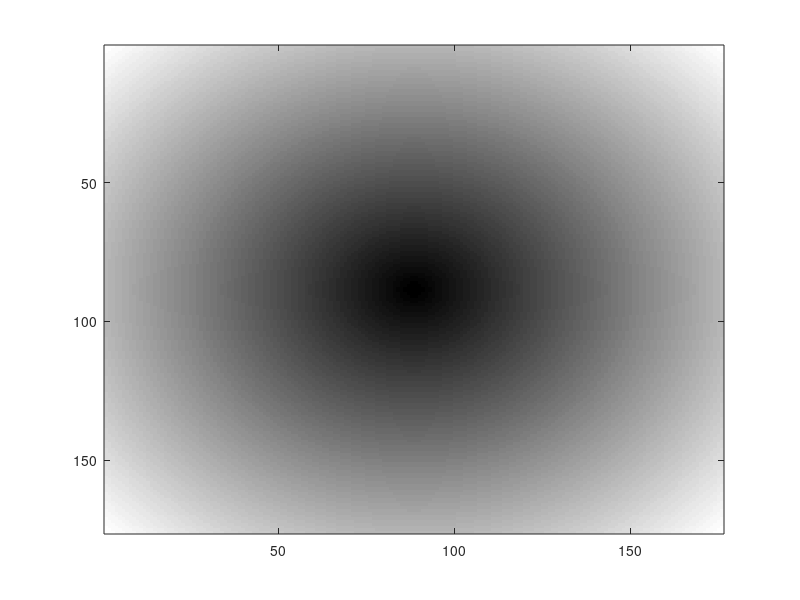
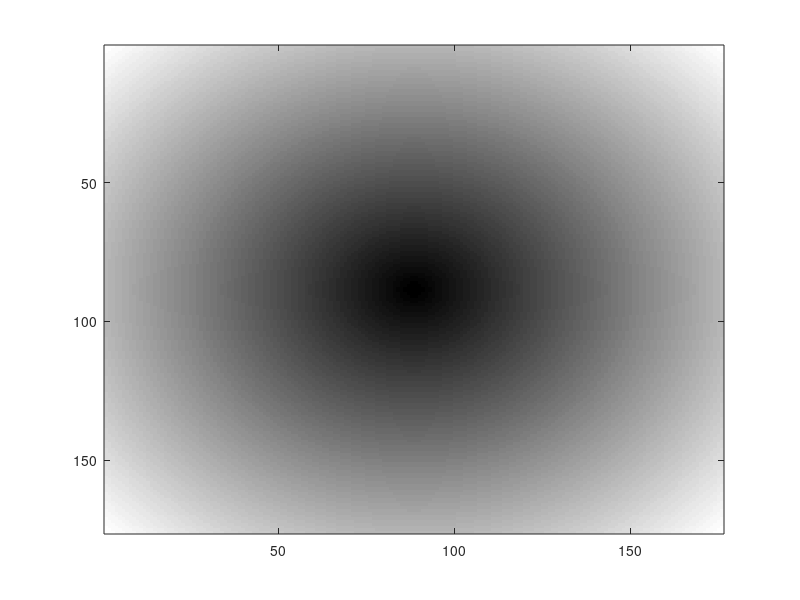
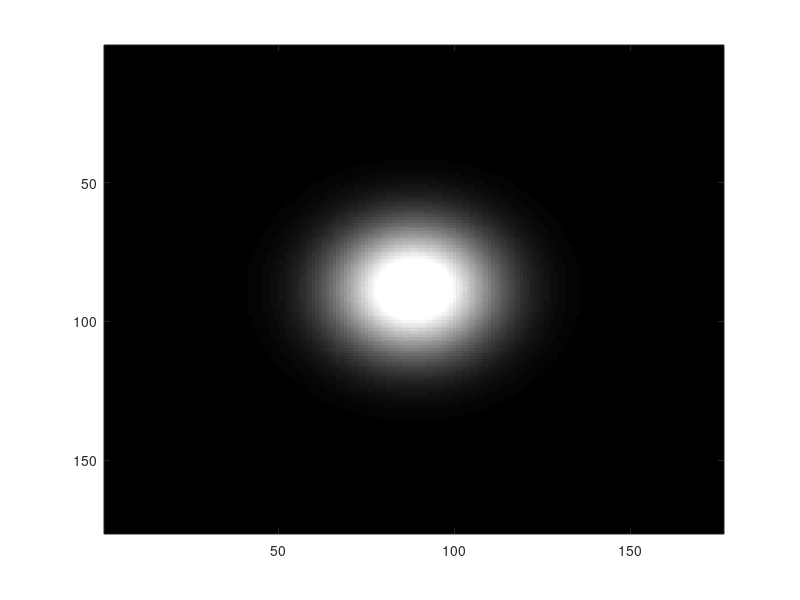
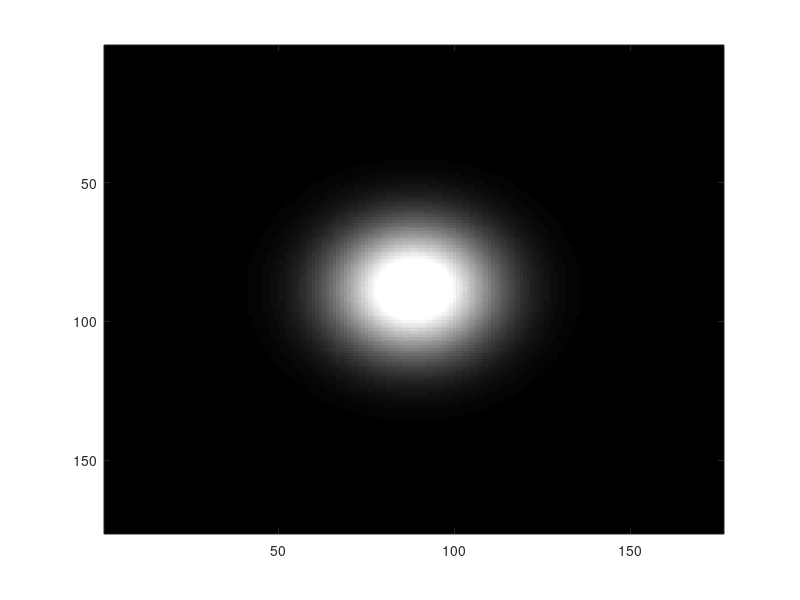

These charts were generated, in order, by the following MATLAB code: (Note: this script raises an error after producing the figures.)

%%%%%%%%%%%%%%%%%%%%%%%%%%%%%%%%%%%%%%%%%%%%%%%%%%%%%%%%%%%%%%%%%%%%%%%%%%%
%
% Function for generating model "cell density" maps with gaussian "infiltration fronts" and corresponding
% diffusion maps
%
% Dr Antoine Vallatos / Dr Gerry Thompson
% University of Edinburgh
%
% Version 1.6
% Tuesday 14th Oct 2023

% MATLAB Toolboxes required: 
%Image Prossessing

%External code required:
%NIFTI analysis: Jimmy Shen (2023). Tools for NIfTI and ANALYZE image (https://www.mathworks.com/matlabcentral/fileexchange/8797-tools-for-nifti-and-analyze-image), MATLAB Central File Exchange. 
%Multi Frame Images: Felipe G. Nievinski (2023). subtightplot (https://www.mathworks.com/matlabcentral/fileexchange/39664-subtightplot), MATLAB Central File Exchange. 

%%%%%%%%%%%%%%%%%%%%%%%%%%%%%%%%%%%%%%%%%%%%%%%%%%%%%%%%%%%%%%%%%%%%%%%%%%%


clear all;
set(0,'defaultfigurecolor',[1 1 1])

%%  Define input output folders
% Run and select the mouse folder (no need to go in the folder)
uiwait(helpdlg('Select input folder',...
    ' data analysis'));
inputfolder = uigetdir
outputfolder = strcat(inputfolder, sprintf('\\Front_Analysis\')) %USER ACTION Define folder
mkdir(outputfolder)

%% Generate 2D Gaussian distribution
% At the resolution of MRI
close all;
size=176; %preclinical MRI image resolution
g=zeros(size,size); %2D filter matrix
l=zeros(size,size);
sigma=16; %standard deviation of the gaussian distribution (~invasiveness)- values 8 16 or 32
normdens=0.1 %percentage of normal cells
Vplateaumax=0.9
Vplateaumin=0.01

%Gaussian & lin filter
for i=-(size-1)/2:(size-1)/2
    for j=-(size-1)/2:(size-1)/2
        x0=(size+1)/2; %center
        y0=(size+1)/2; %center
        x=i+x0; %row
        y=j+y0; %col
        g(y,x)=exp(-((x-x0)^2+(y-y0)^2)/2/sigma/sigma);
        l(y,x)= sqrt((x-x0)^2+(y-y0)^2);
    end
end

%Plot position map
figure('Name','Position','NumberTitle','off');
set(gcf, 'Position', [110 500 400 400],'color','w')
imagesc(l);
colormap(gray);
saveas(gcf,strcat(outputfolder, sprintf('\\lin')), 'tif');
saveas(gcf,strcat(outputfolder, sprintf('\\lin')), 'pdf');
figure; plot(l(:,size/2));
set(gcf, 'Position', [110 10 400 400],'color','w')

g=g+normdens
gpl=g;
gpl(gpl>=Vplateaumax)=Vplateaumax;
gpl(gpl<=Vplateaumin)=Vplateaumin;

%Gaussian density distribution
figure('Name','Density','NumberTitle','off');
set(gcf, 'Position', [610 500 400 400],'color','w')
imagesc(gpl);
colormap(gray);
saveas(gcf,strcat(outputfolder, sprintf('\\dens')), 'tif');
saveas(gcf,strcat(outputfolder, sprintf('\\dens')), 'pdf');

% Density with plateau at 10% higher values 
figure('Name','Density plateau','NumberTitle','off');
set(gcf, 'Position', [1010 500 400 400],'color','w')
imagesc(gpl);
colormap(gray);
saveas(gcf,strcat(outputfolder, sprintf('\\denspl')), 'tif');
saveas(gcf,strcat(outputfolder, sprintf('\\denspl')), 'pdf');

% Profile vector
figure; plot(g(:,size/2));
set(gcf, 'Position', [1410 500 400 400],'color','w')
hold
plot(gpl(:,size/2));
xlim([0 size])
ylim([0 1.2])


%%Generate diffusion maps

% Normalize gaussian filter 
sum1=sum(g);
sum2=sum(sum1);
g=g/sum2;
sum1=sum(gpl);
sum2=sum(sum1);
gpl=gpl/sum2;


%Calculate Diffusion values
diff=1./sqrt(g);
diffpl=1./sqrt(gpl);
diffrg=diff;
diffrgpl=diffpl;
diffrg=diffrg*(0.85e-3/max(max(diffrg)));
diffrgpl=diffrgpl*(0.85e-3/max(max(diffrgpl))); % ADC plateau 0.9x10-9 mm2/s

% plot gaussian density diffusion distribution
figure('Name','Diffusion reg','NumberTitle','off');
set(gcf, 'Position', [610 10 400 400],'color','w')
imagesc(diffrg);
colormap(gray);colorbar
saveas(gcf,strcat(outputfolder, sprintf('\\diffrg')), 'tif');
saveas(gcf,strcat(outputfolder, sprintf('\\diffrg')), 'pdf');

% plot diffusion distribution for density with plateau for 10% higher density (~ "tumour core")
figure('Name','Diffusion plat reg','NumberTitle','off');
set(gcf, 'Position', [1010 10 400 400],'color','w')
imagesc(diffrgpl);
colormap(gray);colorbar;
saveas(gcf,strcat(outputfolder, sprintf('\\diffrgplat')), 'tif');
saveas(gcf,strcat(outputfolder, sprintf('\\diffrgplat')), 'pdf');

% plot profiles
figure; plot(diffrg(:,size/2));
set(gcf, 'Position', [1410 10 400 400],'color','w')
hold
plot(diffrgpl(:,size/2));

%% Density ROIS
Thresh_coeff=(max(g(:))-min(g(:)))/5
thresholds=[5 4 3 2 1]*Thresh_coeff 

figure('Name','Thresholds','NumberTitle','off');
set(gcf, 'Position', [0 0 1000 200],'color','w')
for i=1:5
    
    gth{i}=g;
    gth{i}(gth{i}<=thresholds(i))=0;
    gth{i}(gth{i}>thresholds(i))=1;
    subtightplot(1,5,i,0.01);
    imagesc(gth{i});axis off
    colormap(gray);
    nb(i)=sum(sum(gth{i}))
end
saveas(gcf,strcat(outputfolder, sprintf('\\gaussthresh')), 'tif');
saveas(gcf,strcat(outputfolder, sprintf('\\gaussthresh')), 'pdf');

% Pixel count per ROI
figure('Name','Rois','NumberTitle','off');
set(gcf, 'Position', [110 100 1000 200],'color','w')
for i=5:-1:1
    if i==1
        groi{i}=gth{i};
        subtightplot(1,5,i,0.01);
        imagesc(groi{i});colormap(gray);axis off
        
    else
        
        groi{i}=gth{i}-gth{i-1}
        subtightplot(1,5,i,0.01);
        imagesc(groi{i});colormap(gray);axis off
        
    end
    
    countg(i)=sum(sum(groi{i}(groi{i}~=0)));
end
saveas(gcf,strcat(outputfolder, sprintf('\\gaussroi')), 'tif');
saveas(gcf,strcat(outputfolder, sprintf('\\gaussroi')), 'pdf');

figure('Name','Counts','NumberTitle','off');plot(countg);
saveas(gcf,strcat(outputfolder, sprintf('\\countroielems')), 'tif');
saveas(gcf,strcat(outputfolder, sprintf('\\countroielems')), 'pdf');

%% Density per ROI
close all;

%Plot values for density map based masks
figure('Name','DensMasks','NumberTitle','off');
set(gcf, 'Position', [110 500 1000 200],'color','w')
for i=1:5
    gmask{i}=groi{i}.*g
    subtightplot(1,5,i,0.01);
    imagesc(gmask{i});colormap(gray);axis off
    meang(i)=mean2(mean2(gmask{i}(gmask{i}~=0)));
end
saveas(gcf,strcat(outputfolder, sprintf('\\gaussmask')), 'tif');
saveas(gcf,strcat(outputfolder, sprintf('\\gaussmask')), 'pdf');

%Plot density / mask
figure('Name','DensMean','NumberTitle','off');plot(meang);
set(gcf, 'Position', [1210 500 300 300],'color','w')
saveas(gcf,strcat(outputfolder, sprintf('\\meandiffrois')), 'tif');
saveas(gcf,strcat(outputfolder, sprintf('\\meandiffrois')), 'pdf');

%Plot values for density map (with plateau) based masks
figure('Name','DensMasksplateau','NumberTitle','off');
set(gcf, 'Position', [110 100 1000 200],'color','w')
for i=1:5
    gmaskpl{i}=groi{i}.*gpl
    subtightplot(1,5,i,0.01);
    imagesc(gmaskpl{i});colormap(gray);axis off
    meangpl(i)=mean2(mean2(gmaskpl{i}(gmaskpl{i}~=0)));
end
saveas(gcf,strcat(outputfolder, sprintf('\\gaussmaskplat')), 'tif');
saveas(gcf,strcat(outputfolder, sprintf('\\gaussmaskplat')), 'pdf');

%Plot density / mask (w plateau)
figure('Name','DensMean','NumberTitle','off');plot(meangpl);
set(gcf, 'Position', [1210 100 300 300],'color','w')
saveas(gcf,strcat(outputfolder, sprintf('\\meandiffplatrois')), 'tif');
saveas(gcf,strcat(outputfolder, sprintf('\\meandiffplatrois')), 'pdf');

%% Diffusion per ROI
close all;

%Plot diffusion values for density map based masks
figure('Name','diffMasks','NumberTitle','off');
set(gcf, 'Position', [110 500 1000 200],'color','w')
for i=1:5
    diffmask{i}=groi{i}.*diffrg
    subtightplot(1,5,i,0.01);
    imagesc(diffmask{i});colormap(gray);axis off
    meandiff(i)=mean2(mean2(diffmask{i}(diffmask{i}~=0)));
end
saveas(gcf,strcat(outputfolder, sprintf('\\diffmask')), 'tif');
saveas(gcf,strcat(outputfolder, sprintf('\\diffmask')), 'pdf');

%Plot diffusion / mask
figure('Name','DiffMean','NumberTitle','off');plot(meandiff);
set(gcf, 'Position', [1210 500 300 300],'color','w')
saveas(gcf,strcat(outputfolder, sprintf('\\meandiffrois')), 'tif');
saveas(gcf,strcat(outputfolder, sprintf('\\meandiffrois')), 'pdf');


%Plot diffusion values for density map (with plateau) based masks
figure('Name','diffMasksplateau','NumberTitle','off');
set(gcf, 'Position', [110 100 1000 200],'color','w')
for i=1:5
    diffmaskpl{i}=groi{i}.*diffrgpl
    subtightplot(1,5,i,0.01);
    imagesc(diffmaskpl{i});colormap(gray);axis off
    meandiffpl(i)=mean2(mean2(diffmaskpl{i}(diffmaskpl{i}~=0)));
end
saveas(gcf,strcat(outputfolder, sprintf('\\diffmask')), 'tif');
saveas(gcf,strcat(outputfolder, sprintf('\\diffmask')), 'pdf');

%Plot diffusion / mask(w plateau)
figure('Name','DiffMeanpl','NumberTitle','off');plot(meandiffpl);
set(gcf, 'Position', [1210 100 300 300],'color','w')
saveas(gcf,strcat(outputfolder, sprintf('\\meandiffplrois')), 'tif');
saveas(gcf,strcat(outputfolder, sprintf('\\meandiffplrois')), 'pdf');



%% Diffusion vs Density plots
%Plot diffusion / density
figure('Name','DiffvsDens','NumberTitle','off');plot(meang,meandiff);
set(gcf, 'Position', [1510 500 300 300],'color','w')
saveas(gcf,strcat(outputfolder, sprintf('\\meandiffrois')), 'tif');
saveas(gcf,strcat(outputfolder, sprintf('\\meandiffrois')), 'pdf');
%Plot diffusion / density (w plateau)
figure('Name','DiffvsDensplat','NumberTitle','off');plot(meangpl,meandiffpl);
set(gcf, 'Position', [1510 100 300 300],'color','w')
saveas(gcf,strcat(outputfolder, sprintf('\\meandiffroispl')), 'tif');
saveas(gcf,strcat(outputfolder, sprintf('\\meandiffroispl')), 'pdf');

%% Export for Vectorial analysis code - 
%% !!!!!!!!!!!!!!!!Go to a reference mouse folder!!!!!!!!!!!!!!!!!!!!!!!!!!!!!!!!!
%e.g. M05
% ROIs attributed to ADC, T2W and HLA regions with ROIADC<ROIT2W<ROIHLA
ADCroidata=groi{1}(:,:)+groi{2}(:,:);
T2Wroidata=groi{1}(:,:)+groi{2}(:,:)+groi{3}(:,:);
HLAroidata=groi{1}(:,:)+groi{2}(:,:)+groi{3}(:,:)+groi{4}(:,:);

% Replace ADC, T2W and HLA data in importered mouse dcm data (e.g. M10)
ADCROI=load_nii('ROIAVADC.nii')
ADCROI.img=ADCroidata
T2WROI=load_nii('ROIAVT2W.nii')
T2WROI.img=T2Wroidata
HLAROI=load_nii('ROIAVHLA.nii')
HLAROI.img=HLAroidata
M08=load_untouch_nii('M05wk12.nii.gz')%Load reference animal

%% Create a pseudo-mouse dataset
%% !!!!!!!!!!!!Go to the folder of the newly created "mouse"!!!!!!!!!!!!!!!!!!!!!!!!

% Save ROIs and replace diffusion data by diffusion plateau data
save_nii(ADCROI,'ROIAVADC.nii');
save_nii(T2WROI,'ROIAVT2W.nii');
save_nii(HLAROI,'ROIAVHLA.nii');

save("ADCroidata.mat","ADCroidata");
save("T2Wroidata.mat","T2Wroidata");
save("HLAroidata.mat","HLAroidata");

volume_image=zeros(176,176,4);
for i=1:2
    volume_image(:,:,i)=diffrgpl;
end
for i=3:4
    volume_image(:,:,i)=gpl;
end


save('matlabM11wk12.mat', 'volume_image');
% Save pseudo-mouse based on reference mouse dataset
M11=M01;
M11.img=volume_image;
save_untouch_nii(M11,'M11wk12.nii.gz'); %Save image as a model preclinical dataset (e.g. M11 week 12)

% Save Workspace
save(strcat(outputfolder, sprintf('\\Workspace.mat'))); % Type in name of file.

%% Front Profile plot

%Density profile

figure('Name','Density profile','NumberTitle','off');
plot(l,gpl,'k');axis([0 130 0 1.1*max(gpl(:))])
saveas(gcf,strcat(outputfolder, sprintf('\\densslope')), 'tif');
saveas(gcf,strcat(outputfolder, sprintf('\\densslope')), 'pdf');

%Diffusion profile
figure('Name','Diffusion profile','NumberTitle','off');
plot(l,diffrgpl, 'r'); axis([0 130 0.9*min(diffrgpl(:)) 1.1*max(diffrgpl(:))]);
saveas(gcf,strcat(outputfolder, sprintf('\\diffslope')), 'tif');
saveas(gcf,strcat(outputfolder, sprintf('\\diffslope')), 'pdf');

